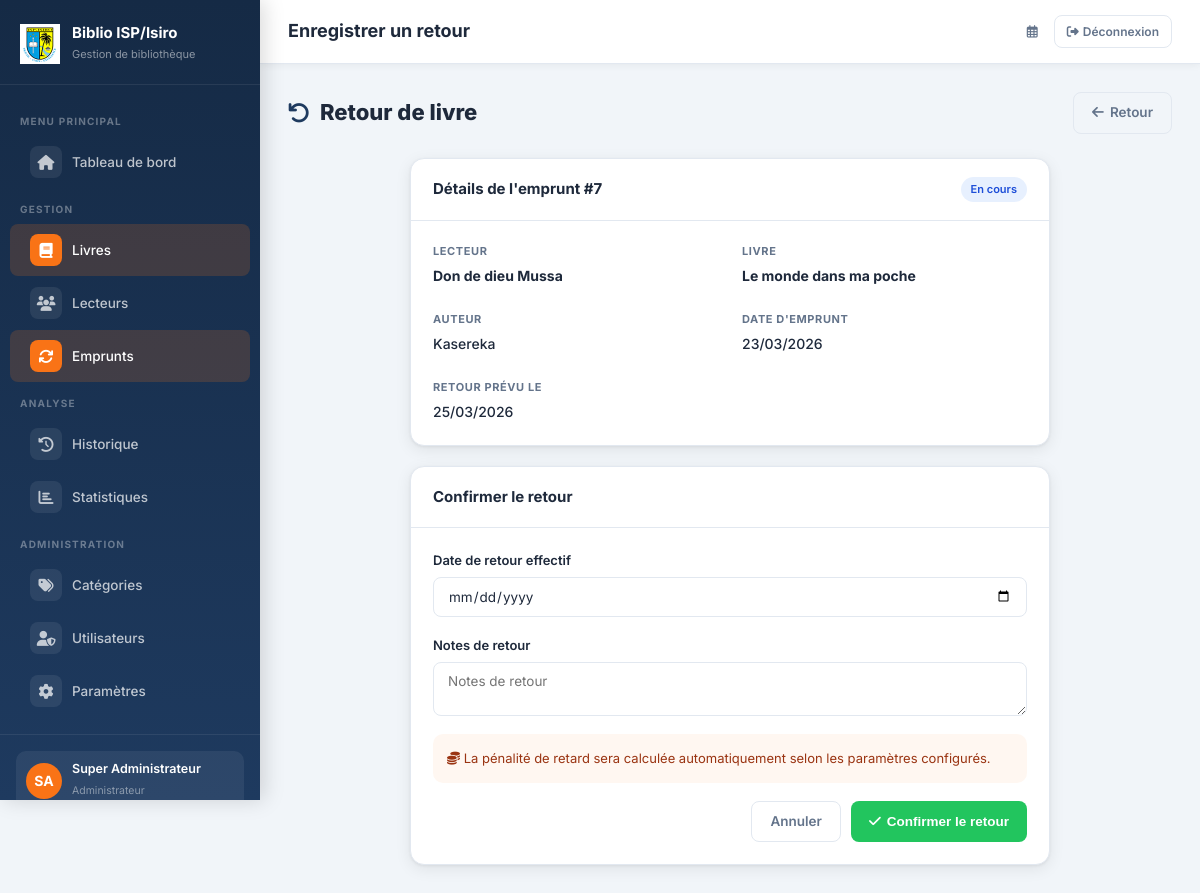
Before: /emprunts/7/retour/ (signed in) with the older database file.
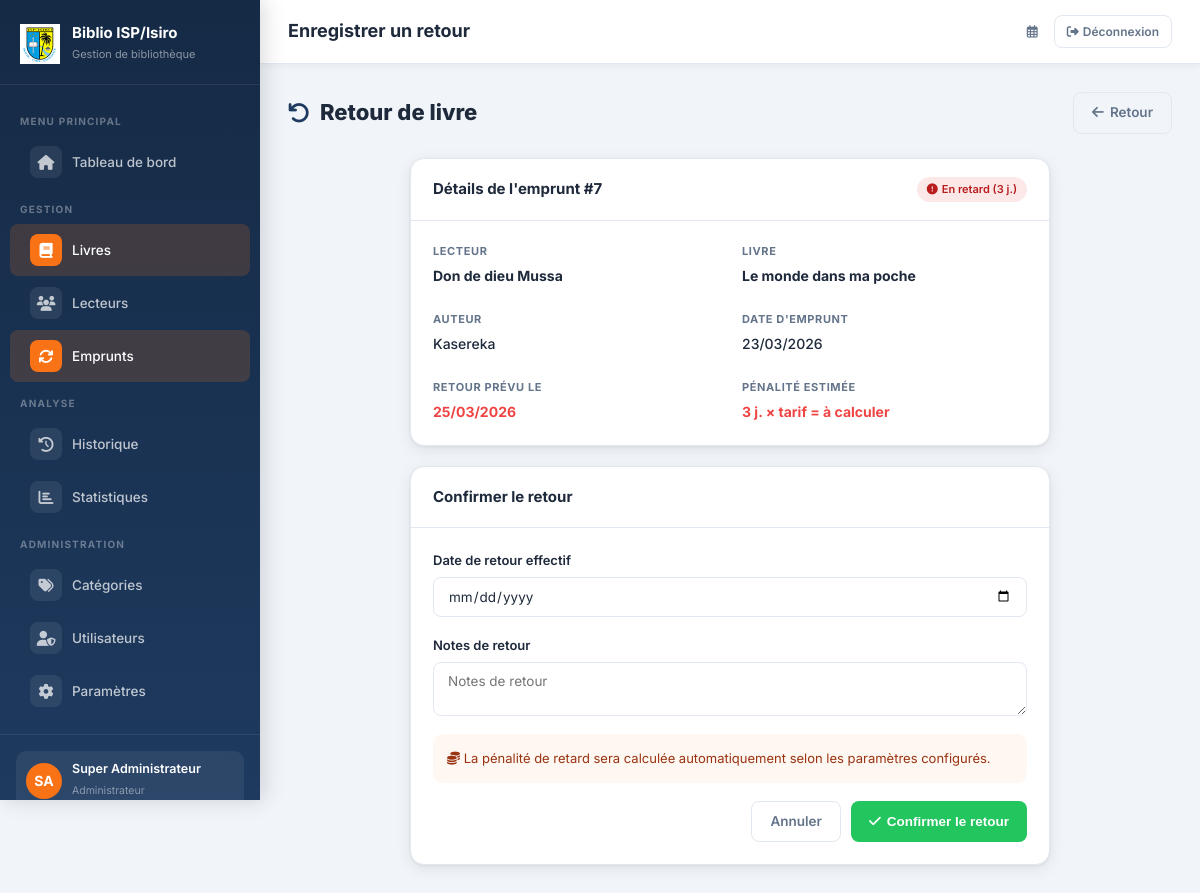
After: the same page with the newer database file.
### bibliotheque/models.py (models this page shows, shortened)
class Emprunt(models.Model):
    STATUT_CHOICES = [
        ('en_cours', 'En cours'),
        ('retourne', 'Retourné'),
        ('en_retard', 'En retard'),
    ]
    lecteur = models.ForeignKey(Lecteur, on_delete=models.CASCADE, related_name='emprunts')
    livre = models.ForeignKey(Livre, on_delete=models.CASCADE, related_name='emprunts')
    date_emprunt = models.DateField(default=timezone.now)
    date_retour_prevue = models.DateField()
    date_retour_effective = models.DateField(null=True, blank=True)
    statut = models.CharField(max_length=20, choices=STATUT_CHOICES, default='en_cours')
    notes = models.TextField(blank=True)
    penalite = models.DecimalField(max_digits=8, decimal_places=2, default=0)
    enregistre_par = models.ForeignKey(
        Utilisateur, on_delete=models.SET_NULL, null=True, blank=True, related_name='emprunts_geres'
    )
    def jours_retard(self):
        if self.statut == 'retourne' and self.date_retour_effective:
            delta = self.date_retour_effective - self.date_retour_prevue
        else:
            from datetime import date
            delta = date.today() - self.date_retour_prevue
        return max(0, delta.days)
    class Meta:
        verbose_name = 'Emprunt'
        verbose_name_plural = 'Emprunts'
        ordering = ['-date_emprunt']

class Lecteur(models.Model):
    nom = models.CharField(max_length=100)
    prenom = models.CharField(max_length=100)
    email = models.EmailField(blank=True)
    telephone = models.CharField(max_length=20, blank=True)
    adresse = models.TextField(blank=True)
    date_inscription = models.DateField(default=timezone.now)
    actif = models.BooleanField(default=True)
    def nom_complet(self):
        return f"{self.prenom} {self.nom}"
    class Meta:
        verbose_name = 'Lecteur'
        verbose_name_plural = 'Lecteurs'
        ordering = ['nom', 'prenom']

class Livre(models.Model):
    titre = models.CharField(max_length=200)
    auteur = models.CharField(max_length=200)
    categorie = models.ForeignKey(Categorie, on_delete=models.SET_NULL, null=True, blank=True, related_name='livres')
    isbn = models.CharField(max_length=20, blank=True)
    annee_publication = models.IntegerField(null=True, blank=True)
    editeur = models.CharField(max_length=150, blank=True)
    quantite_totale = models.PositiveIntegerField(default=1)
    quantite_disponible = models.PositiveIntegerField(default=1)
    description = models.TextField(blank=True)
    date_ajout = models.DateTimeField(auto_now_add=True)
    class Meta:
        verbose_name = 'Livre'
        verbose_name_plural = 'Livres'
        ordering = ['titre']

### bibliotheque/views.py (the view, shortened to what this page needs)
# urls.py: path('emprunts/<int:pk>/retour/', views.retour_livre, name='retour_livre'),
@gestionnaire_ou_admin_required
def retour_livre(request, pk):
    emprunt = get_object_or_404(Emprunt, pk=pk)
    if emprunt.statut == 'retourne':
        messages.info(request, "Ce livre a déjà été retourné.")
        return redirect('bibliotheque:liste_emprunts')
    form = RetourForm(request.POST or None, instance=emprunt)
    return render(request, 'bibliotheque/emprunts/retour.html', {'form': form, 'emprunt': emprunt})

### bibliotheque/forms.py
class RetourForm(forms.ModelForm):
    class Meta:
        model = Emprunt
        fields = ['date_retour_effective', 'notes']
        widgets = {
            'date_retour_effective': forms.DateInput(attrs={'class': 'form-control', 'type': 'date'}),
            'notes': forms.Textarea(attrs={'class': 'form-control', 'rows': 2, 'placeholder': 'Notes de retour'}),
        }
    def __init__(self, *args, **kwargs):
        super().__init__(*args, **kwargs)
        self.fields['date_retour_effective'].initial = date.today()

### bibliotheque/models.py (called while the page is built)
    def est_admin(self):
        return self.role == 'admin'

### bibliotheque/templates/bibliotheque/emprunts/retour.html (shortened to what this page needs)
{% extends 'bibliotheque/base.html' %}
{% block page_title %}Enregistrer un retour{% endblock %}
{% block content %}
<div class="page-header">
  <h1><i class="fas fa-undo" style="color:var(--primary)"></i> Retour de livre</h1>
  <a href="{% url 'bibliotheque:liste_emprunts' %}" class="btn btn-outline"><i class="fas fa-arrow-left"></i> Retour</a>
</div>
<div style="max-width:640px;margin:0 auto;display:flex;flex-direction:column;gap:20px;">
  <div class="card">
    <div class="card-header">
      <span class="card-title">Détails de l'emprunt #{{ emprunt.pk }}</span>
      {% if emprunt.statut == 'en_retard' %}
      <span class="badge badge-danger"><i class="fas fa-exclamation-circle"></i> En retard ({{ emprunt.jours_retard }} j.)</span>
      {% else %}
      <span class="badge badge-info">En cours</span>
      {% endif %}
    </div>
    <div class="card-body">
      <div class="detail-grid">
        <div class="detail-item">
          <label>Lecteur</label>
          <span class="detail-value"><strong>{{ emprunt.lecteur.nom_complet }}</strong></span>
        </div>
        <div class="detail-item">
          <label>Livre</label>
          <span class="detail-value"><strong>{{ emprunt.livre.titre }}</strong></span>
        </div>
        <div class="detail-item">
          <label>Auteur</label>
          <span class="detail-value">{{ emprunt.livre.auteur }}</span>
        </div>
        <div class="detail-item">
          <label>Date d'emprunt</label>
          <span class="detail-value">{{ emprunt.date_emprunt|date:"d/m/Y" }}</span>
        </div>
        <div class="detail-item">
          <label>Retour prévu le</label>
          <span class="detail-value" {% if emprunt.statut == 'en_retard' %}style="color:var(--danger);font-weight:700"{% endif %}>
            {{ emprunt.date_retour_prevue|date:"d/m/Y" }}
          </span>
        </div>
        {% if emprunt.statut == 'en_retard' %}
        <div class="detail-item">
          <label>Pénalité estimée</label>
          <span class="detail-value" style="color:var(--danger);font-weight:700">
            {{ emprunt.jours_retard }} j. × tarif = à calculer
          </span>
        </div>
        {% endif %}
      </div>
    </div>
  </div>
  <div class="card">
    <div class="card-header">
      <span class="card-title">Confirmer le retour</span>
    </div>
    <div class="card-body">
      <form method="post" novalidate>
        <div class="form-group">
          <label class="form-label">Date de retour effectif</label>
          {{ form.date_retour_effective }}
        </div>
        <div class="form-group">
          <label class="form-label">Notes de retour</label>
          {{ form.notes }}
        </div>
        <div style="background:rgba(249,115,22,.06);border-radius:10px;padding:14px;margin-bottom:18px;font-size:13px;color:#9a3412;">
          <i class="fas fa-coins"></i> La pénalité de retard sera calculée automatiquement selon les paramètres configurés.
        </div>
        <div style="display:flex;gap:10px;justify-content:flex-end;">
          <a href="{% url 'bibliotheque:liste_emprunts' %}" class="btn btn-outline">Annuler</a>
          <button type="submit" class="btn btn-success"><i class="fas fa-check"></i> Confirmer le retour</button>
        </div>
      </form>
    </div>
  </div>
</div>
{% endblock %}

Changed rows visible on the page:
changed Emprunt "Don de dieu Mussa": statut "en_cours" → "en_retard" (drawn); jours_retard (not shown) → "3"
Other visible differences:
text no longer shown: "En cours"
text now shown: "En retard ( j.) PÉNALITÉ ESTIMÉE j. × tarif = à calculer"
